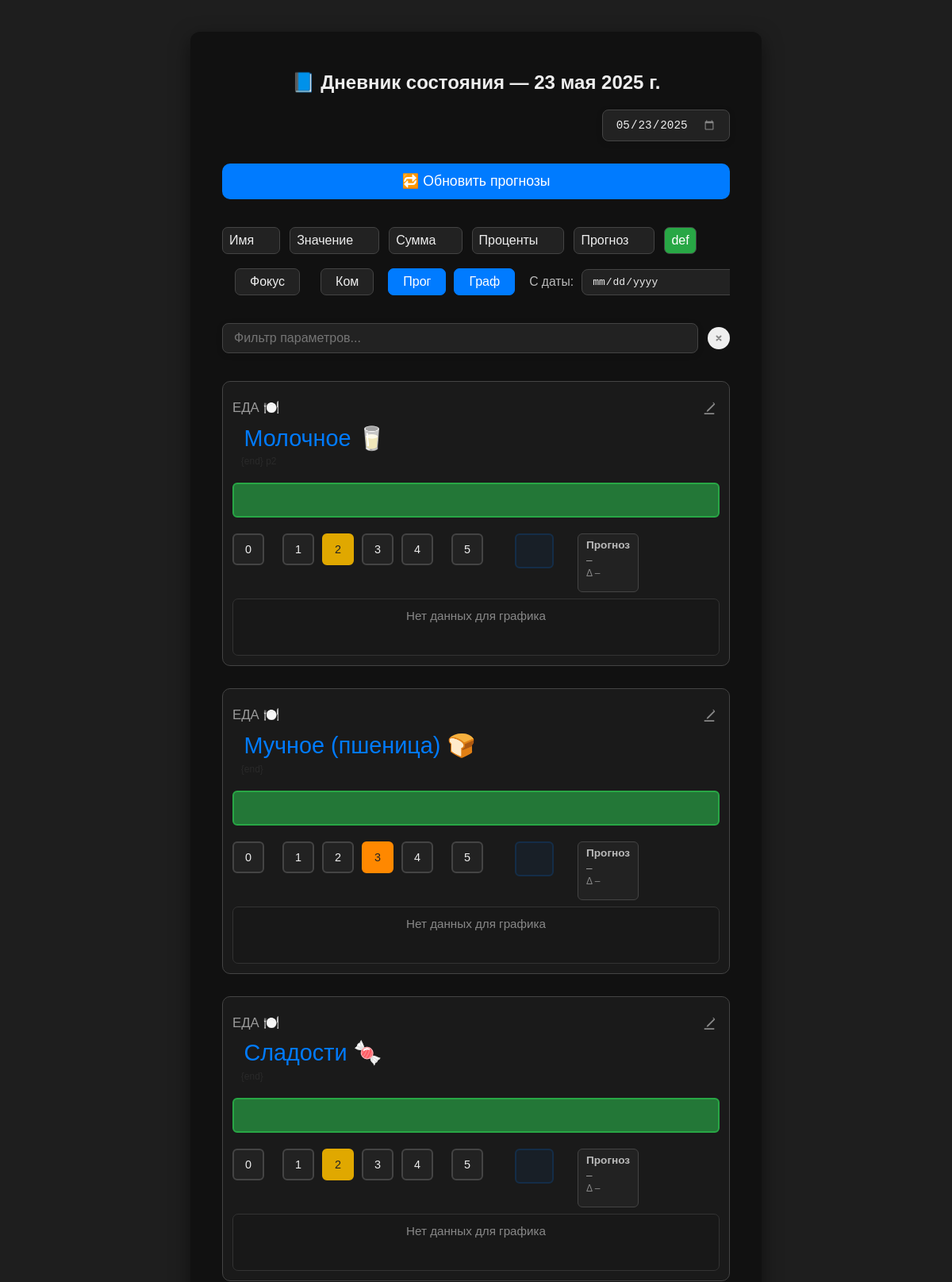
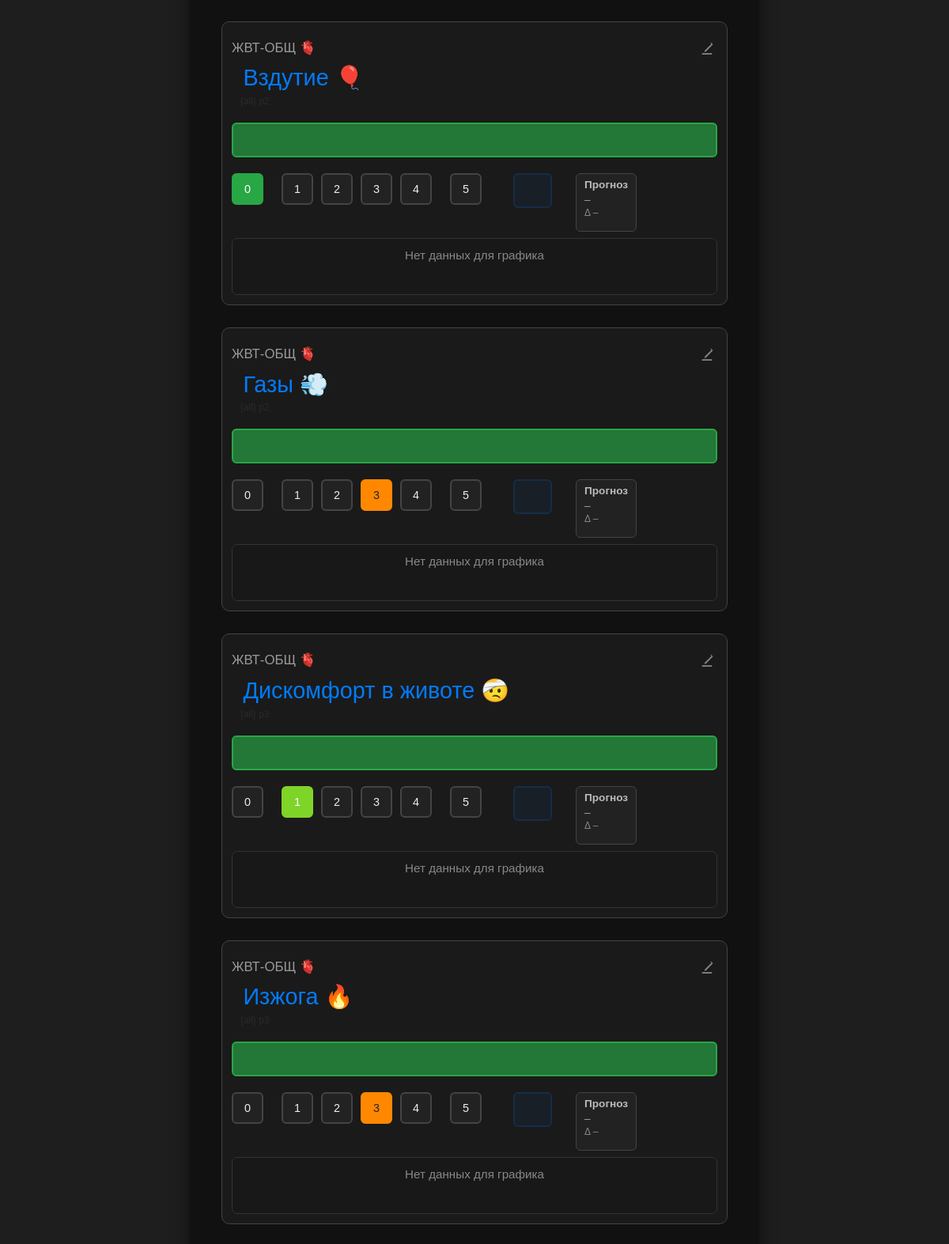
Screenshot of /add/ (upper part) with the database file from the repository (2 pictures, top to bottom).
### diary_analytic/models.py (models this page shows, shortened)
class Parameter(models.Model):
    key = models.CharField(max_length=100, unique=True)
    name = models.CharField(max_length=255)
    is_active = models.BooleanField(default=True)
    description = models.TextField(blank=True, default="")

### diary_analytic/views.py (the view, shortened to what this page needs)
# urls.py: path("add/", views.add_entry, name="add_entry"),
def add_entry(request: HttpRequest) -> HttpResponse:
    today_str = datetime.now().date().isoformat()  # Строка сегодняшней даты (например, "2025-05-12")
    selected_str = request.GET.get("date", today_str)  # Если нет ?date=, то подставляем сегодня
    try:
        selected_date = datetime.strptime(selected_str, "%Y-%m-%d").date()
        web_logger.debug(f"[add_entry] ✅ Получена дата из запроса: {selected_date}")
    except ValueError:
        selected_date = datetime.now().date()
        web_logger.warning(f"[add_entry] ⚠️ Некорректная дата '{selected_str}' — используем текущую: {selected_date}")
    entry, created = Entry.objects.get_or_create(date=selected_date)
    if created:
        web_logger.debug(f"[add_entry] 🆕 Создана новая запись Entry на дату: {selected_date}")
    else:
        web_logger.debug(f"[add_entry] 📄 Найдена запись Entry на дату: {selected_date}")
    form = EntryForm(instance=entry)
    web_logger.debug(f"[add_entry] 🧾 Инициализирована форма комментария для Entry ({selected_date})")
    parameters = Parameter.objects.filter(is_active=True).order_by("name")
    web_logger.debug(f"[add_entry] 📌 Загружено активных параметров: {parameters.count()}")
    entry_values = EntryValue.objects.filter(entry=entry).select_related("parameter")
    web_logger.debug(f"[add_entry] 🔍 SQL запрос: {entry_values.query}")
    values_map = {
        v.parameter.key: v.value
        for v in entry_values
    }
    web_logger.debug(f"[add_entry] 📊 Загружено параметров для Entry: {len(values_map)}")
    for key, value in values_map.items():
        web_logger.debug(f"[add_entry] 📌 Параметр {key}: значение {value} (тип: {type(value)})")
    for param in parameters:
        if param.key not in values_map:
            web_logger.debug(f"[add_entry] ⚠️ Параметр {param.key} не имеет значения в базе")
    web_logger.debug(f"[add_entry] 📤 Передаём данные в шаблон add_entry.html")
    context = {
        "form": form,
        "parameters": parameters,
        "values_map": values_map,
        "selected_date": selected_date,
        "today_str": today_str,
    }
    context["predictions_by_model"] = get_predictions_by_models(selected_date)
    return render(request, "diary_analytic/add_entry.html", context)

### diary_analytic/forms.py
class EntryForm(forms.ModelForm):
    class Meta:
        model = Entry
        fields = ['comment']
        widgets = {
            'comment': forms.Textarea(attrs={
                'rows': 3,
                'placeholder': 'Добавьте комментарий к дню...',
                'class': 'form-control',
            })
        }
        labels = {
            'comment': 'Комментарий к дню',
        }

### diary_analytic/ml_utils/__init__.py (called while the page is built)
def get_model(name: str):
    if name == "base":
        return base_model
    elif name == "flags":
        return flags_model
    raise ValueError(f"Неизвестная модель: {name}")

### diary_analytic/predictor_manager.py (called while the page is built, shortened)
    def predict_for_date(self, date):
        from diary_analytic.utils import get_today_row
        import os
        import joblib
        import pandas as pd
        row = get_today_row(date)
        predictions = {}
        model_dir = os.path.join(os.path.dirname(os.path.dirname(__file__)), "diary_analytic", "trained_models", self.strategy)
        if not os.path.exists(model_dir):
            return predictions

### diary_analytic/templatetags/diary_filters.py (called while the page is built)
@register.filter
def get(dictionary, key):
    value = dictionary.get(key)
    web_logger.debug(f"[template filter get] key={key}, value={value}, type={type(value)}")
    return value

### diary_analytic/templatetags/param_title_split.py (called while the page is built)
@register.filter
def split_param_title(value):
    parts = [part.strip() for part in value.split('::')]
    return list(enumerate(parts))

### diary_analytic/utils.py (called while the page is built)
def get_diary_dataframe() -> pd.DataFrame:
    values = EntryValue.objects.select_related("entry", "parameter")
    rows = []
    for val in values:
        rows.append({
            "date": val.entry.date,             # Дата (строка = день)
            "parameter": val.parameter.key,     # Название параметра (ключ)
            "value": val.value                  # Значение от 0.0 до 5.0
        })
    df = pd.DataFrame(rows)
    if df.empty:
        return pd.DataFrame()  # если данных нет — вернуть пустую таблицу
    df = df.pivot(index="date", columns="parameter", values="value")
    df.sort_index(inplace=True)
    return df

def get_today_row(target_date: date) -> dict:
    df = get_diary_dataframe()
    if df.empty or target_date not in df.index:
        return {}
    return df.loc[target_date].dropna().to_dict()

### diary_analytic/views.py (called while the page is built)
def get_predictions_by_models(date):
    model_names = ["base", "flags"]  # список моделей, которые есть
    predictions = {}
    for model_name in model_names:
        manager = PredictorManager(model_name)
        preds = manager.predict_for_date(date)
        predictions[model_name] = preds  # {'param1': 1.2, 'param2': 3.1, ...}
    return predictions

### diary_analytic/templates/diary_analytic/add_entry.html (shortened to what this page needs)
{% load static %}
{% load diary_filters %}
{% load diary_tags %}
{% load param_title_split %}
<!DOCTYPE html>
<html lang="ru">
<head>
  <link rel="stylesheet" href="{% static 'css/add_entry.css' %}?v=250523-1">
</head>
<body>
  <div class="container">
    <h2>📘 Дневник состояния — {{ selected_date }}</h2>
    <div class="date-selector" style="margin-bottom: 28px; margin-top: 0; display: flex; justify-content: flex-end;">
      <input
        id="date-input"
        type="date"
        lang="ru-RU"
        value="{{ selected_date|date:'Y-m-d' }}"
        onchange="window.location.href='?date='+encodeURIComponent(this.value)"
      />
    </div>
    <button id="retrain-models-btn" type="button" style="width:100%;margin-bottom:35px;padding:12px;font-size:1.1em;background:#007bff;color:white;border:none;border-radius:10px;cursor:pointer;">🔁 Обновить прогнозы</button>
    <div class="sort-buttons-row">
      <div class="sort-btns-left">
        <button type="button" class="sort-btn" data-sort="name">Имя </button>
        <button type="button" class="sort-btn" data-sort="value">Значение </button>
        <button type="button" class="sort-btn" data-sort="sum">Сумма </button>
        <button type="button" class="sort-btn" data-sort="sum-percent">Проценты </button>
        <button type="button" class="sort-btn" data-sort="prediction">Прогноз </button>
        <button type="button" class="sort-btn" id="def-btn" style="background:#28a745;color:white;">def</button>
      </div>
    </div>
    <div id="charts-date-range-block" class="charts-date-range-block">
      <button type="button" class="charts-toggle-btn" id="focus-toggle-btn">Фокус</button>
      <button type="button" class="charts-toggle-btn" id="comments-toggle-btn">Ком</button>
      <button type="button" class="charts-toggle-btn" id="predictions-toggle-btn">Прог</button>
      <button type="button" class="charts-toggle-btn" id="charts-toggle-btn" style="margin-left:0;">Граф</button>
      <label for="charts-min-date" style="color:#bbb;font-size:0.98em; margin-left: 8px;">С&nbsp;даты:</label>
      <input type="date" id="charts-min-date" lang="ru-RU" style="min-width: 220px; background:#222;color:#eee;border:1.5px solid #444;border-radius:8px;padding:7px 12px;font-size:1em;outline:none;" />
    </div>
    <div class="filter-row" style="margin-top: 35px; margin-bottom: 35px; display: flex; justify-content: flex-start; align-items: center; gap: 8px;">
      <input id="param-filter-input" type="text" placeholder="Фильтр параметров..." autocomplete="off" />
      <button type="button" class="filter-clear-btn" aria-label="Очистить фильтр" title="Очистить фильтр" style="display: flex; align-items: center; justify-content: center; width: 28px; height: 28px; border-radius: 50%; border: none; background: #eee; color: #888; font-size: 1.2em; cursor: pointer; margin-left: 4px;">
        <svg width="16" height="16" viewBox="0 0 16 16" fill="none" xmlns="http://www.w3.org/2000/svg">
          <circle cx="8" cy="8" r="8" fill="#eee"/>
          <path d="M5.5 5.5L10.5 10.5M10.5 5.5L5.5 10.5" stroke="#888" stroke-width="2" stroke-linecap="round"/>
        </svg>
      </button>
    </div>
    <div class="parameters-list">
    {% for param in parameters %}
      <div class="parameter-block" data-key="{{ param.key }}" data-param="{{ param.key }}" style="position:relative;">
        <div class="param-title" style="position:relative;">
          {% for level, part in param.name|split_param_title %}
            <div class="param-title-level-{{ level }}">{{ part }}</div>
          {% endfor %}
          <button class="edit-param-btn" title="Переименовать" style="position:absolute;top:0;right:0;background:none;border:none;cursor:pointer;padding:2px 4px;z-index:2;">
            <svg width="18" height="18" viewBox="0 0 20 20" fill="none"><path d="M14.7 2.29a1 1 0 0 1 1.42 0l1.59 1.59a1 1 0 0 1 0 1.42l-9.3 9.3-2.12.71.71-2.12 9.3-9.3zM3 17h14v2H3v-2z" fill="#888"/></svg>
          </button>
        </div>
        <div class="param-sum-block-range" id="param-sum-range-{{ param.key }}" style="">–</div>
        <div class="param-flex-row" style="display: flex; align-items: flex-start;">
          <div class="rating-buttons">
            {% for i in "012345"|make_list %}
              <button class="value-button{% if values_map|get:param.key|stringformat:'g' == i %} selected{% endif %}" data-value="{{ i }}">{{ i }}</button>
            {% endfor %}
            <div class="param-sum-block" id="param-sum-{{ param.key }}"></div>
          </div>
          <div class="prediction-wrapper" style="margin-top: 0;">
            <div class="prediction-block">
              <div class="prediction-title">Прогноз</div>
              <div class="predicted" id="predicted-{{ param.key }}">–</div>
              <div class="predicted-secondary" id="predicted-delta-{{ param.key }}">Δ –</div>
            </div>
          </div>
        </div>
        <div class="history-chart-block" style="display:none;">
          <div class="history-chart-empty" id="history-chart-empty-{{ param.key }}" style="display:none;color:#888;text-align:center;font-size:0.95em;margin-top:4px;">Нет данных для графика</div>
        </div>
      </div>
    {% endfor %}
    </div>
  </div>
</body>
</html>

### rows the page displays
Parameter: name "ЕДА 🍽️" "Молочное 🥛", make_list "0" "1" "2" "3" "4" "5"
Parameter: name "ЕДА 🍽️" "Мучное (пшеница) 🍞", make_list "0" "1" "2" "3" "4" "5"
Parameter: name "ЕДА 🍽️" "Сладости 🍬", make_list "0" "1" "2" "3" "4" "5"
Parameter: name "ЖВТ-ОБЩ 🫀" "Вздутие 🎈", make_list "0" "1" "2" "3" "4" "5"
Parameter: name "ЖВТ-ОБЩ 🫀" "Газы 💨", make_list "0" "1" "2" "3" "4" "5"
Parameter: name "ЖВТ-ОБЩ 🫀" "Дискомфорт в животе 🤕", make_list "0" "1" "2" "3" "4" "5"
Parameter: name "ЖВТ-ОБЩ 🫀" "Изжога 🔥", make_list "0" "1" "2" "3" "4" "5"

### other values shown
{{ selected_date }} "23 мая 2025 г."
